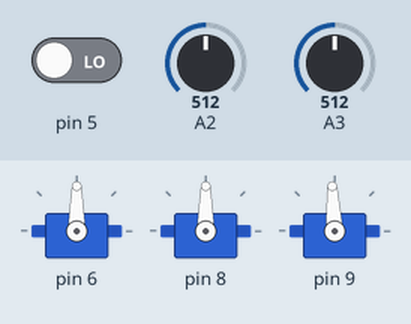
This sketch was run on a simulated Arduino Uno, built with avr-gcc and run on an emulated ATmega328P. Parts: 3 × servo. Inputs (shaded band) come from the test bench; at power-on: pin 5 LOW, A2 = 512, A3 = 512.

Above: at 1.2 s.
1.3 s: pin 5 driven HIGH
At 1.6 s:
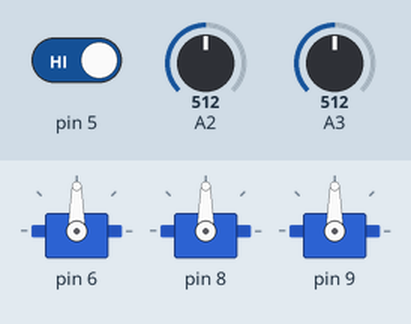
2.8 s: A2 set to 501
At 2.97 s:
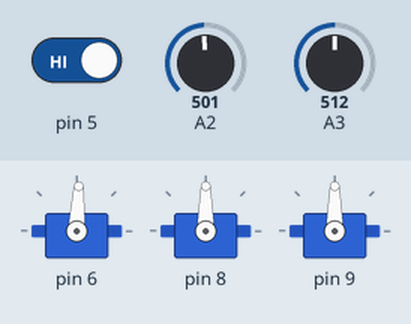
5.8 s: A3 set to 716
At 6.05 s:
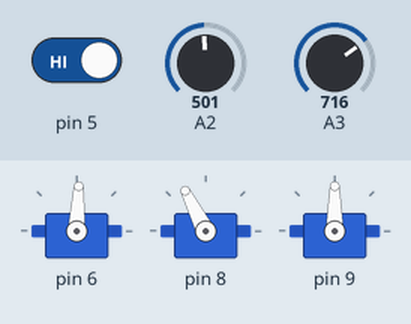
8.8 s: A3 set to 900
At 9.12 s:
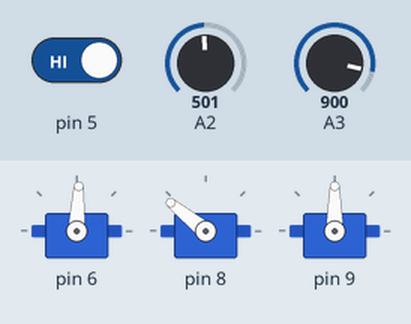
11.8 s: A2 set to 306
At 12.18 s:
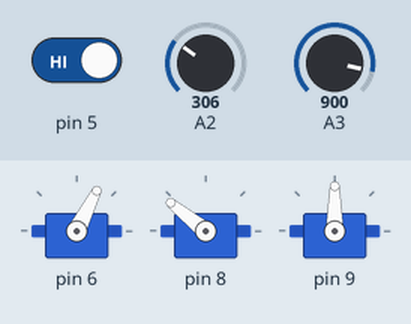
14.8 s: A2 set to 122
At 15.25 s:
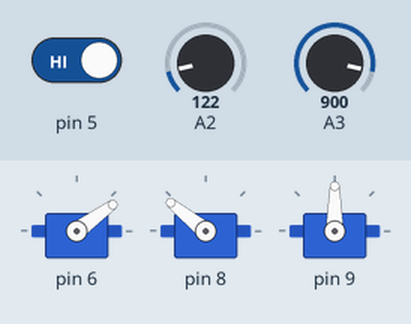
Timing chart, 0 to 17.8 s (numbered marks = the images above; inputs shaded):
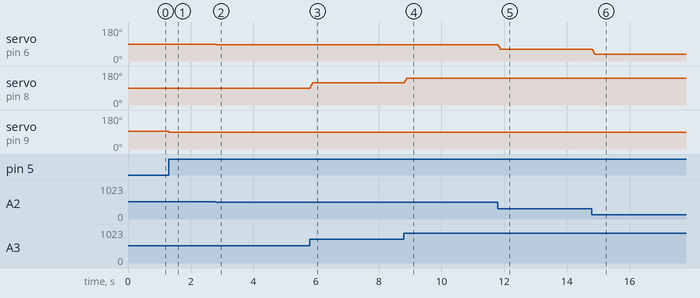

The sketch:

robotarm.ino
```cpp
// Controll a simple Robot Arm from a Joystick
// @author Francisco Presencia Fandos & Germán Torres Royo

// Arm variables
#include <Servo.h>
#include "Arm.h"

// Define the type of the controller
#include "Joystick.h"
// #include "Accelerometer.h"
// #include "Internet.h"
// ...


// Define the object to handle the arm
Arm arm;

// Initialize the type of controller that we want
Joystick ctrl;
// Accelerometer ctrl;
// Internet ctrl;
// ...


// The pin for each of the arm's servos
int shoulder = 6;
int elbow = 8;
int wrist = 9;


// Init script for the whole arduino
void setup() {

  // Initialize the parts of the arm
  arm.init(shoulder, 90);
  arm.init(elbow, 90);
  arm.init(wrist, 120);
}


// Perform this over and over again
void loop() {

  arm.move(shoulder, ctrl.read(ctrl.shoulder));
  arm.move(elbow, ctrl.read(ctrl.elbow));
  arm.move(wrist, ctrl.toggle(ctrl.wrist, arm.read(wrist)));

  delay(10);
}
```

Arm.h
```cpp
// Arm header
// Define the methods to move a robot arm with some servos
#include <Servo.h>
#include "Arduino.h"

class Arm {
  public:

    // Ammount of degrees that it moves on each cycle
    int delta;

    Arm();

    // Initialize a servo and move it to the init position
    void init(int pin, int pos);

    // Move a servo to the required position
    void move(int pin, int pos);

    // Get the current position of an arm
    int read(int pin);

  private:

    // The number of defined servos has to be as large as the number of pins
    // that an Arduino can have. It's okay if there's "empty" servos
    Servo servo[20];

    // Get the next value from the current one
    int next(int prev, int next);
};


Arm::Arm(){
  delta = 3;
}

// Attach the corresponding servo and move it to the desired position
void Arm::init(int pin, int pos){
  servo[pin].attach(pin);
  move(pin, pos);
}

// Move the servo to the required position
void Arm::move(int pin, int goal){
  int prev = this->read(pin);
  int next = this->next(prev, goal);
  servo[pin].write(next);
}

// Move the servo to the required position
int Arm::read(int pin){
  return servo[pin].read();
}


// Receives the position where we want to go and return the delta to move
//   @param prev the old value of the servo
//   @param next the value where we want to get
//   @return int the ammount that we need to move (bounded)
int Arm::next(int prev, int next){

  // Increasing the position if we don't overflow
  if (next > prev) {
  	return min(prev + delta, 160);
  	}

  // Decreasing the position if we don't underflow
  else if (next < prev) {
  	return max(prev - delta, 20);
  	}

  // No change expected
  return prev;
}
```

Controller.h
```cpp
// Controller
// Use this to extend and initialize other controllers
#include "Arduino.h"

class Controller {

  public:

    Controller();

    // The parts that the arm has. They are different form the pin number since
    // it might not even be a pin or it might be a completely abstract function
    int shoulder;
    int elbow;
    int wrist;
    // ...

    // Abstract class that has to be initialized to read data from the part
    virtual int read(int part) = 0;
};

Controller::Controller(){
  shoulder = 0;
  elbow = 1;
  wrist = 2;
}
```

Joystick.h
```cpp
// Joystick controller
// Read several potentiometers and do some action with them
#include "Arduino.h"
#include "Controller.h"

// Handle the input from a Joystick and extend the controller's methods
class Joystick : public Controller {

  public:

    Joystick();

    // Read the data for some of the arm parts
    int read(int part);

    int toggle(int part, int prev);

  private:

    // Pins for each of the parts of the joystick
    int pins[20];

    // Read a potentiometer and return its angle
    int readPot(int pin);

    // Read a button and return an open or closed angle
    boolean readButton(int pin);
};


// Pins for each of the joystick controllers (the joystick uses pins)
Joystick::Joystick(){
  pins[this->shoulder] = 2;
  pins[this->elbow] = 3;
  pins[this->wrist] = 5;
}


// Read a specified part of the controller
int Joystick::read(int part){

  // You can check each part with this:
  //if (part == this->shoulder)

  return this->readPot(this->pins[part]);
}


int Joystick::toggle(int part, int prev){

  // Return the previous value if the button is not pressed
  if (!this->readButton(this->pins[this->wrist]))
    return prev;

  // Debouncing of the input (German)
  while(this->readButton(this->pins[this->wrist]));

  // If we reach here, the button was pressed. Invert the value
  return prev > 90 ? 20 : 160;
}


int Joystick::readPot(int pin){
  return map(analogRead(pin), 0, 1024, 20, 160);
}


boolean Joystick::readButton(int pin){
  return !digitalRead(pin);
}
```

Measured:
- after the input at 1.3 s, servo on pin 9: 93° → 90° at once
- after the input at 2.8 s, servo on pin 6: 90° → 87° at once
- after the input at 5.8 s, servo on pin 8: 90° → 117° at once
- after the input at 8.8 s, servo on pin 8: 117° → 141° at once
- after the input at 11.8 s, servo on pin 6: 87° → 63° at once; servo on pin 8: stays 141° (without the input it goes to 144° after 3.0 s)
- after the input at 14.8 s, servo on pin 6: 63° → 36° at once
